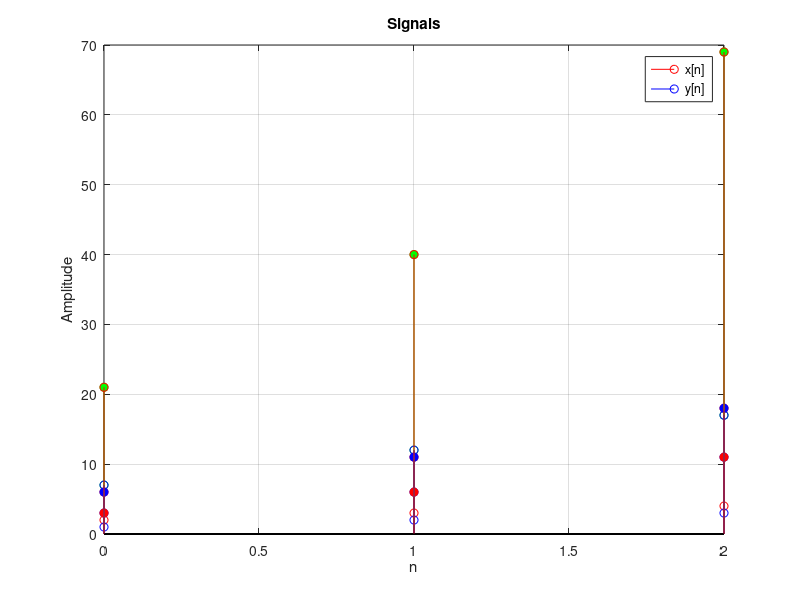
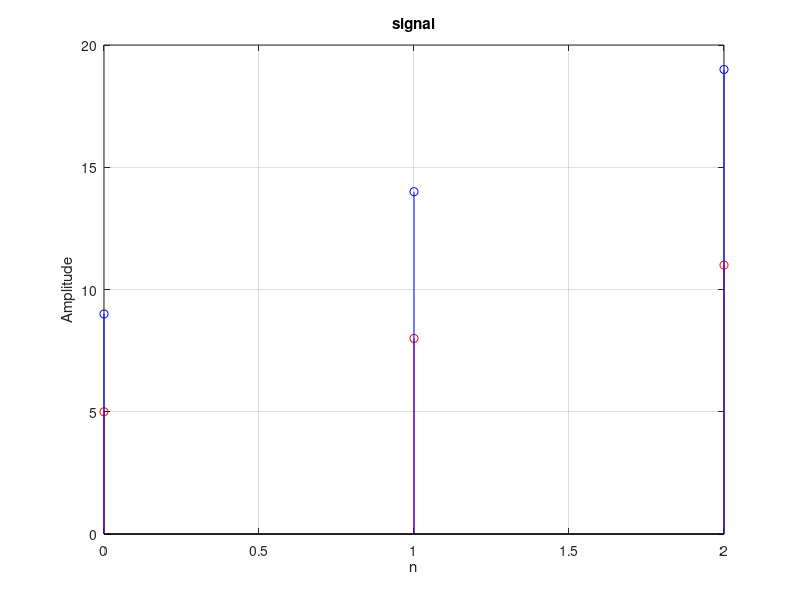

MATLAB code for these plots, in order:
clear all;
close all;
clc all;

%-------------a---------------

x1 = [2, 3, 4];
x2 = [1, 2, 3];
a = 2;
b = 3;

x = (a .* x1) + (b .* x2);
n = 0:length(x)-1;

stem(n, x1,'r'); hold on;
stem(n, x2,'b');
stem(n, x,'g');
title('Signals');
xlabel('n');
ylabel('Amplitude');
grid on;

%-------------b------------------

x1 = [2, 3, 4];
x2 = [1, 2, 3];
s = 2;
y1 = x1.^2 + s;
y2 = x2.^2 + s;

stem(n, y1, 'r');
hold on;
stem(n, y2,'b');
legend('y1[n]', 'y2[n]');
title('Signal');
xlabel('n');
ylabel('Amplitude');


%------------c--------------------

x1 = [2, 3, 4];
x2 = [1, 2, 3];
a = 2;
b = 3;

x = (a .* x1) + (b .* x2);
n = 0:length(x)-1;

s = 2;
y1 = x1.^2 + s;
y2 = x2.^2 + s;


y =(a*y1)+ (b*y2);

stem(n, y1, 'filled', 'b');
hold on;
stem(n, y2, 'filled', 'r');
stem(n, y, 'filled', 'g');
title('Signals');
xlabel('n');
ylabel('Amplitude');
grid on;

%-------------d-----------------

x1 = [2, 3, 4];
x2 = [1, 2, 3];
a = 2;
b = 3;

x = (a .* x1) + (b .* x2);
n = 0:length(x)-1;

s = 2;
y1 = x1.^2 + s;
y2 = x2.^2 + s;
y = (a*y1) + (b*y2);

stem(n, x, 'b');
hold on;
stem(n, y, 'r');
legend('x[n]', 'y[n]');
title('Signals');
xlabel('n');
ylabel('Amplitude');
grid on;



%-------------e--------------


x1 = [1, 2, 3];
x2 = [2, 3, 4];
a = 1;
b = 2;

x = (a.*x1) + (b.*x2);
y1 = a.*x1;
y2 = b.*x2;
y = a.*y1 + b.*y2;
n = 0:2;
figure;

stem(n, x, 'r', 'DisplayName','x[n]');
hold on;
stem(n, y, 'b', 'DisplayName', 'y[n]');
xlabel('n');
ylabel('Amplitude');
title('signal');
grid on;
hold off;

